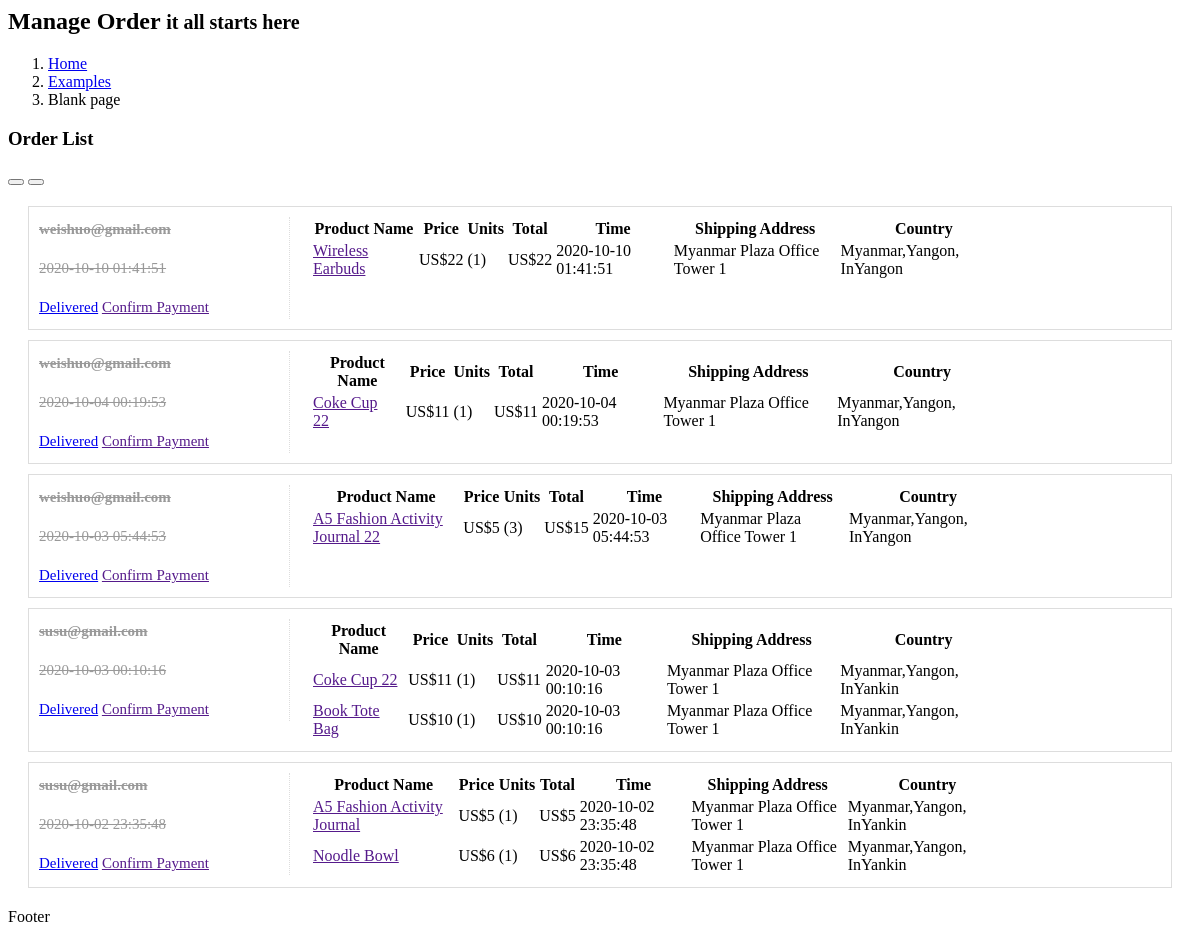
The app's page /admin/order2.php with its own data.
### tables this page shows
CREATE TABLE `orders` (
  `order_id` int(11) NOT NULL,
  `customer` varchar(255) NOT NULL,
  `shipping_id` int(11) NOT NULL,
  `status` int(1) NOT NULL,
  `total_amt` float NOT NULL,
  `total_qty` int(11) NOT NULL,
  `payment_type` varchar(255) NOT NULL,
  `created_date` datetime NOT NULL,
  `modified_date` datetime NOT NULL
);

CREATE TABLE `order_items` (
  `order_item_id` int(11) NOT NULL,
  `order_id` int(11) NOT NULL,
  `product_id` int(11) NOT NULL,
  `product_name` varchar(255) NOT NULL,
  `price` varchar(255) NOT NULL,
  `units` int(11) NOT NULL,
  `total` varchar(255) NOT NULL,
  `customer` varchar(255) NOT NULL
);

CREATE TABLE `product` (
  `id` int(11) NOT NULL,
  `product_name` varchar(255) NOT NULL,
  `categories` varchar(255) NOT NULL,
  `sub_cat` varchar(255) NOT NULL,
  `brand` varchar(255) NOT NULL,
  `package` varchar(255) NOT NULL,
  `supplier` varchar(255) NOT NULL,
  `description` text NOT NULL,
  `price` varchar(50) NOT NULL,
  `cover` varchar(255) NOT NULL,
  `qty` int(11) NOT NULL,
  `created_date` datetime NOT NULL,
  `modified_date` datetime NOT NULL
);

CREATE TABLE `shipping` (
  `shipping_id` int(11) NOT NULL,
  `full_name` varchar(255) NOT NULL,
  `email` varchar(255) NOT NULL,
  `store_id` int(11) NOT NULL,
  `phone` varchar(255) NOT NULL,
  `status` varchar(255) NOT NULL,
  `shipping_type` varchar(255) NOT NULL,
  `street_address` varchar(255) NOT NULL,
  `country` varchar(100) NOT NULL,
  `state` varchar(100) NOT NULL,
  `city` varchar(100) NOT NULL,
  `zipcode` int(11) NOT NULL,
  `created_date` datetime NOT NULL,
  `modified_date` datetime NOT NULL,
  `shipping_time` datetime NOT NULL
);

### admin/order2.php (the view, shortened to what this page needs)
<?php
   include('../confs/config.php');
?>
  <div class="content-wrapper">
    <section class="content-header">
      <h1>
        Manage Order
        <small>it all starts here</small>
      </h1>
      <ol class="breadcrumb">
        <li><a href="#"><i class="fa fa-dashboard"></i> Home</a></li>
        <li><a href="#">Examples</a></li>
        <li class="active">Blank page</li>
      </ol>
    </section>
    <section class="content">
      <div class="box">
        <div class="box-header with-border">
          <h3 class="box-title">Order List</h3>
          <div class="box-tools pull-right">
            <button type="button" class="btn btn-box-tool" data-widget="collapse" data-toggle="tooltip" title="Collapse">
              <i class="fa fa-minus"></i></button>
            <button type="button" class="btn btn-box-tool" data-widget="remove" data-toggle="tooltip" title="Remove">
              <i class="fa fa-times"></i></button>
          </div>
        </div>
        <div class="box-body">
<?php
	$orders = mysqli_query($mysqli,"SELECT * FROM orders ORDER BY order_id DESC LIMIT 5"); ?>
	<ul class="orders">
	<?php while($order = mysqli_fetch_assoc($orders)):
?>
 <?php if($order['status']): ?>
 	<li class="delivered">
 <?php else: ?>
 	<li>
 <?php endif; ?>
 <div class="order">
 	<b><i class="fa fa-user"></i><?php echo $order['customer']; ?></b>
 	<p><i class="fa fa-clock-o"></i><?php echo $order['created_date']; ?></p>
 	<?php if($order['status'] == 0){ ?>
 	<a href="order_status.php?id=<?php echo $order['order_id']?>&status=0" >Undo</a>
 	<?php }else if($order['status'] == 2){ ?>
 	<a href="order_status.php?id=<?php echo $order['order_id']?>&status=2" >Waiting Payment</a>
 <?php }else{ ?>
 	<a href="order_status.php?id=<?php echo $order['order_id']?>&status=1"
 	>Delivered</a>
 <?php } ?>
    <a href="" class="btn btn-default">Confirm Payment</a>
 </div>
 <div class="items">
 <table class="table">
 		<tr>
 			<th>Product Name</th>
 			<th>Price</th>
 			<th>Units</th>
 			<th>Total</th>
 			<th>Time</th>
 			<th>Shipping Address</th>
 			<th>Country</th>
 		</tr>
 	<?php
 		$order_id = $order['order_id'];
 		$items = mysqli_query($mysqli,"SELECT order_items.*,product.product_name FROM order_items LEFT JOIN product ON order_items.product_id = product.id WHERE order_items.order_id = $order_id");
 		while($item = mysqli_fetch_assoc($items)):
 		?>
 		<tr>
 			<td><a href=""><?php echo $item['product_name'] ?></a></td>
 			<td>US$<?php echo $item['price'] ?></td>
 			<td>(<?php echo $item['units'] ?>)</td>
 			<td><span class='badge progress-bar-warning'>
 			US$<?php echo $item['total'] ?></span></td>
 			<td><i class="fa fa-clock-o"></i><?php echo $order['created_date'] ?></td>
 			<?php
 			include('../confs/config.php');
 			$sql = "SELECT * FROM shipping
 			LEFT JOIN orders
 			ON shipping.shipping_id = orders.shipping_id
 			WHERE orders.order_id = $order_id";
 			$run = mysqli_query($mysqli,$sql);
 			while($ship = mysqli_fetch_assoc($run)):
 			?>
 				<td><?php echo $ship['street_address'] ?></td>
 				<td><?php echo $ship['country'] ?>,<?php echo $ship['state'] ?>, In<?php echo $ship['city'] ?></td>
 			<?php endwhile; ?>
 		</tr>
 	<?php endwhile; ?>
 	</table>
 </div>
 	</li>
<?php endwhile; ?>
</ul>
        </div>
        <div class="box-footer">
          Footer
        </div>
      </div>
    </section>
  </div>
<link rel="stylesheet" type="text/css" href="css/order.css">

### admin/css/order.css (style rules this page uses)
ul.orders { list-style: none; margin: 20px; padding: 0; line-height: 1.5em; }
ul.orders li { padding: 10px; border: 1px solid #ddd; margin-bottom: 10px; overflow: hidden; font-size: 15px; }
ul.orders .order { float: left; width: 250px; border-right: 1px dotted #ddd; margin-right: 20px; }
ul.orders .items { float: left; width: 700px; }
ul.orders b, ul.orders i, ul.orders span { display: block; }
ul.orders .items a { font-weight: normal; margin-right: 6px; }
ul.orders li.delivered { color: #999; }
li.delivered .order b, li.delivered .order i, li.delivered .order p, li.delivered .order span { text-decoration: line-through; }

### records on screen
orders: customer "weishuo@gmail.com", created_date "2020-10-10 01:41:51", shipping.street_address "Myanmar Plaza Office Tower 1", shipping.country "Myanmar", shipping.state "Yangon", shipping.city "Yangon"
order_items: product.product_name "Wireless Earbuds", price "22", units "1", total "22", order.created_date "2020-10-10 01:41:51"
orders: customer "weishuo@gmail.com", created_date "2020-10-04 00:19:53", shipping.street_address "Myanmar Plaza Office Tower 1", shipping.country "Myanmar", shipping.state "Yangon", shipping.city "Yangon"
order_items: product.product_name "Coke Cup 22", price "11", units "1", total "11", order.created_date "2020-10-04 00:19:53"
orders: customer "weishuo@gmail.com", created_date "2020-10-03 05:44:53", shipping.street_address "Myanmar Plaza Office Tower 1", shipping.country "Myanmar", shipping.state "Yangon", shipping.city "Yangon"
order_items: product.product_name "A5 Fashion Activity Journal 22", price "5", units "3", total "15", order.created_date "2020-10-03 05:44:53"
orders: customer "susu@gmail.com", created_date "2020-10-03 00:10:16", shipping.street_address "Myanmar Plaza Office Tower 1", shipping.country "Myanmar", shipping.state "Yangon", shipping.city "Yankin"
order_items: product.product_name "Coke Cup 22", price "11", units "1", total "11", order.created_date "2020-10-03 00:10:16"
order_items: product.product_name "Book Tote Bag", price "10", units "1", total "10", order.created_date "2020-10-03 00:10:16"
orders: customer "susu@gmail.com", created_date "2020-10-02 23:35:48", shipping.street_address "Myanmar Plaza Office Tower 1", shipping.country "Myanmar", shipping.state "Yangon", shipping.city "Yankin"
order_items: product.product_name "A5 Fashion Activity Journal", price "5", units "1", total "5", order.created_date "2020-10-02 23:35:48"
order_items: product.product_name "Noodle Bowl", price "6", units "1", total "6", order.created_date "2020-10-02 23:35:48"
